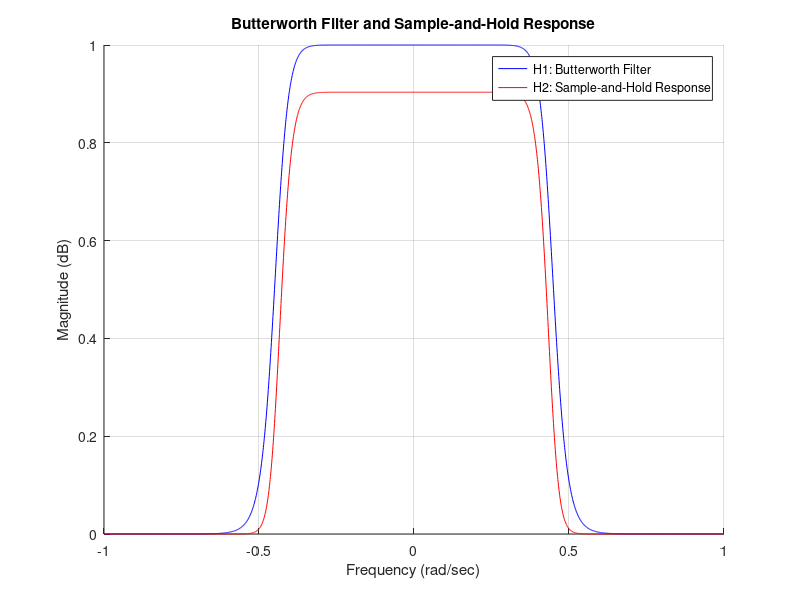

MATLAB code for this plot:
clc; clear; close all;

f = -1:.001:1;
T = 1;
fc = 0.45;
N = 20;
fs = 1/(T);

% Butterworth filter
H1 = (1)./(1+(f./fc).^N);

% WIth sample-and-hold pulse width
H2 = (H1).^2 .* abs((sin(f)/(f)));

figure(1);
hold on;
plot(f, H1, 'b-');
plot(f, H2, 'r-');
ylabel('Magnitude (dB)');
xlabel('Frequency (rad/sec)');

title('Butterworth Filter and Sample-and-Hold Response');
grid on;
legend('H1: Butterworth Filter', 'H2: Sample-and-Hold Response');
